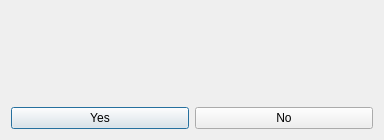
<?xml version="1.0" encoding="UTF-8"?>
<ui version="4.0">
 <class>QTestTXIOSwMsgDlg</class>
 <widget class="QDialog" name="QTestTXIOSwMsgDlg">
  <property name="geometry">
   <rect>
    <x>0</x>
    <y>0</y>
    <width>384</width>
    <height>140</height>
   </rect>
  </property>
  <property name="sizePolicy">
   <sizepolicy hsizetype="Fixed" vsizetype="Fixed">
    <horstretch>0</horstretch>
    <verstretch>0</verstretch>
   </sizepolicy>
  </property>
  <property name="windowTitle">
   <string>Dialog</string>
  </property>
  <layout class="QVBoxLayout" name="verticalLayout">
   <item>
    <layout class="QHBoxLayout" name="horizontalLayout">
     <property name="spacing">
      <number>50</number>
     </property>
     <property name="leftMargin">
      <number>50</number>
     </property>
     <property name="topMargin">
      <number>10</number>
     </property>
     <property name="rightMargin">
      <number>50</number>
     </property>
     <property name="bottomMargin">
      <number>10</number>
     </property>
     <item>
      <widget class="QLed" name="ledTX" native="true"/>
     </item>
     <item>
      <widget class="QLed" name="ledRX" native="true"/>
     </item>
    </layout>
   </item>
   <item>
    <layout class="QHBoxLayout" name="horizontalLayout_2">
     <item>
      <widget class="QPushButton" name="pushButtonYes">
       <property name="text">
        <string>Yes</string>
       </property>
      </widget>
     </item>
     <item>
      <widget class="QPushButton" name="pushButtonNo">
       <property name="text">
        <string>No</string>
       </property>
      </widget>
     </item>
    </layout>
   </item>
  </layout>
 </widget>
 <customwidgets>
  <customwidget>
   <class>QLed</class>
   <extends>QWidget</extends>
   <header>led.h</header>
   <container>1</container>
  </customwidget>
 </customwidgets>
 <resources/>
 <connections/>
</ui>
